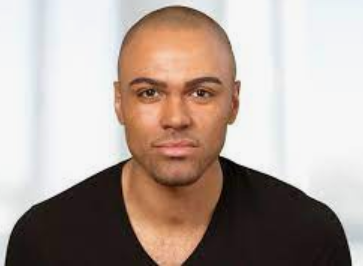
#> input picture 3.jpeg, 363 x 269 px
$ python face_detection.py
#> lines starting #> are read from the running program, lines starting #| are printed output that depends on the picture; after the words box and inside, x2 and y2 are one past the last pixel; in counts of white or black regions, pixels touching at a corner belong together
import cv2
import numpy as np
from matplotlib import pyplot as plt

face_detector=cv2.CascadeClassifier(cv2.data.haarcascades + 'haarcascade_frontalface_default.xml')
eye_detector = cv2.CascadeClassifier(cv2.data.haarcascades +  'haarcascade_eye.xml')

img = cv2.imread('3.jpeg')
#> img is the input picture: shape (269, 363, 3); mean B, G, R 157, 164.8, 179.5
gray = cv2.cvtColor(img, cv2.COLOR_BGR2GRAY)
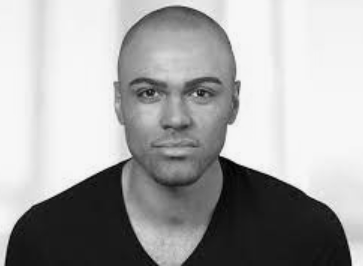
#> gray: shape (269, 363); min 1, max 255, mean 168.3
faces = face_detector.detectMultiScale(gray, 1.3, 5)
#> faces = [[111, 42, 129, 129]]


for (x,y,w,h) in faces:
    cv2.rectangle(img,(x,y),(x+w,y+h),(255,0,0),2)
    roi_gray = gray[y:y+h, x:x+w]
    roi_color = img[y:y+h, x:x+w]
    eyes = eye_detector.detectMultiScale(roi_gray)
    for (ex,ey,ew,eh) in eyes:
        cv2.rectangle(roi_color,(ex,ey),(ex+ew,ey+eh),(0,255,0),2)
#> this loop made 1 pass
#> (x, y, w, h, eyes) on pass 1: (111, 42, 129, 129, [[20, 33, 34, 34], [72, 33, 35, 35]])
#> pass 1, `roi_gray = gray[y:y+h, x:x+w]`:
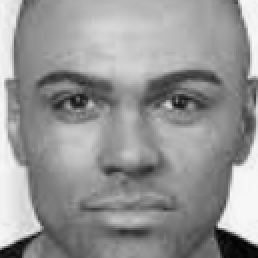
#> roi_gray: shape (129, 129) (shown 2 times larger); min 1, max 247, mean 149.1
#> pass 1, `roi_color = img[y:y+h, x:x+w]`:
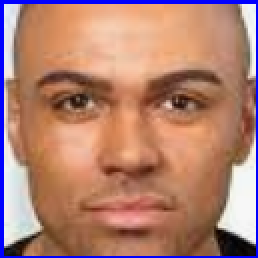
#> roi_color: shape (129, 129, 3) (shown 2 times larger); mean B, G, R 113.9, 129.1, 177.5
#> after the loop:
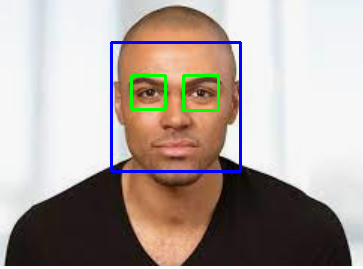
#> img: shape (269, 363, 3); 2.42% of pixels changed, all inside (x1, y1, x2, y2) = (110, 41, 242, 173)
#> after the loop:
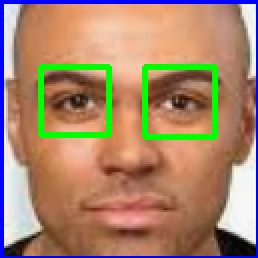
#> roi_color: shape (129, 129, 3) (shown 2 times larger); 4.93% of pixels changed, all inside (x1, y1, x2, y2) = (19, 32, 109, 70)

cv2.imshow('img',img)
plt.show()
